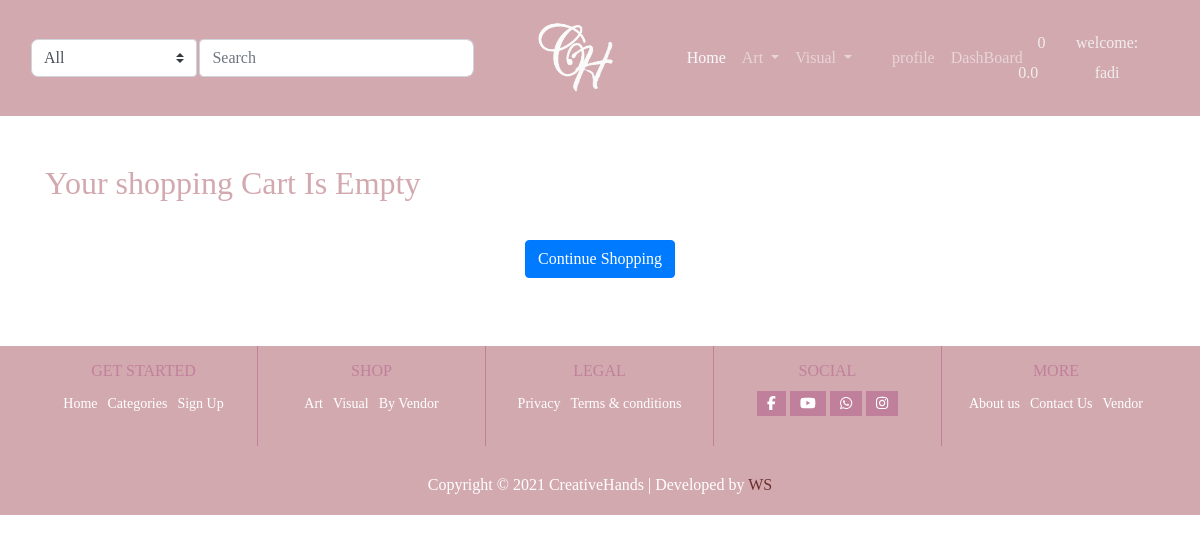
Before: /cart/ (signed in) with the older database file.
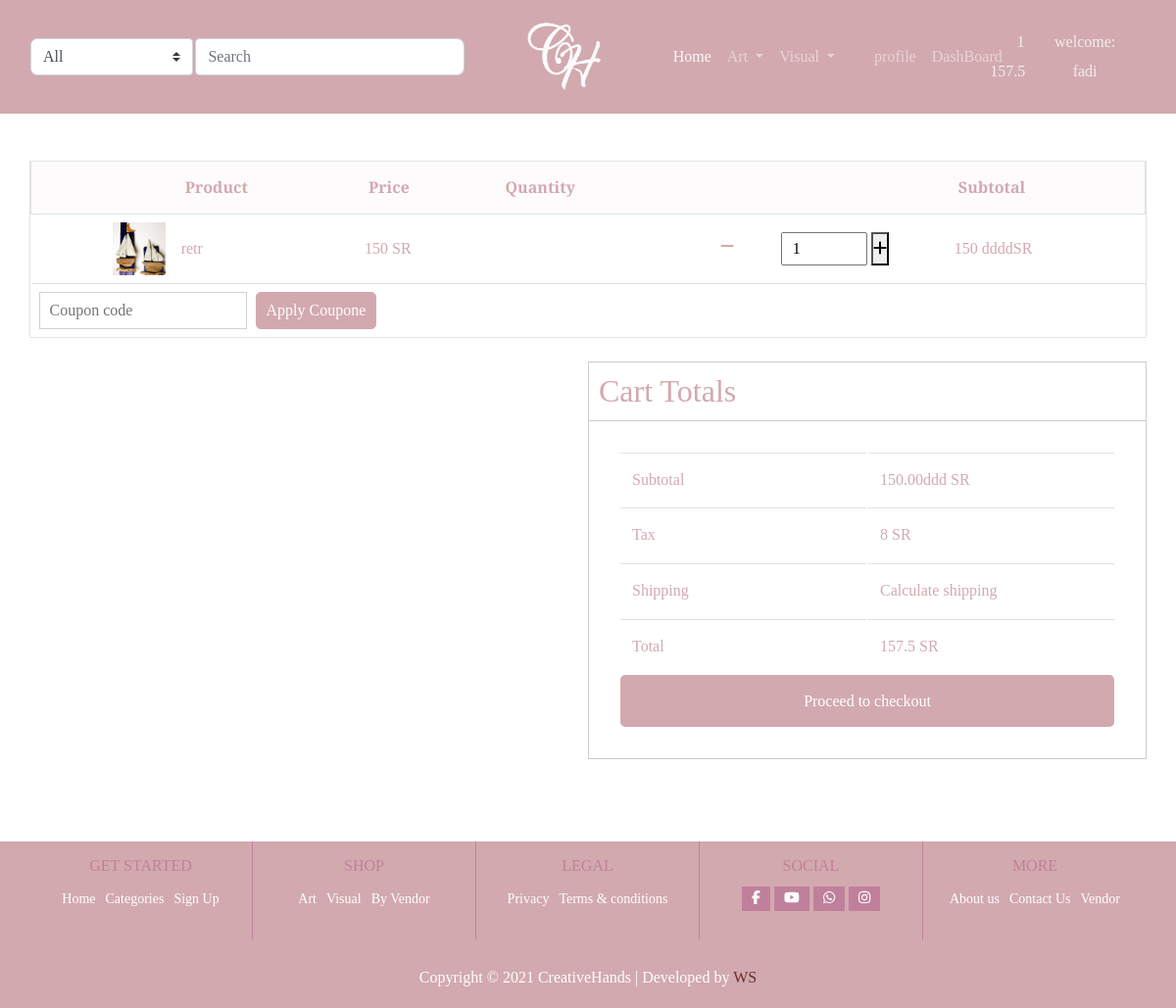
After: the same page with the newer database file.
### cart/models.py (models this page shows, shortened)
class CartItems(models.Model):
    user = models.ForeignKey(Account,on_delete=models.CASCADE,null=True)
    product = models.ForeignKey(Product, on_delete=models.CASCADE)
    variations = models.ManyToManyField(Variation,blank=True)
    cart = models.ForeignKey(Cart, on_delete=models.CASCADE,null=True) # foreignkey  Cart with cart_id
    quantity = models.IntegerField()
    def __str__(self):
        return str(self.product)

### product/models.py (models this page shows, shortened)
class Product(models.Model):
    user = models.ForeignKey(User, null=True, on_delete=models.SET_NULL)
    PRDName = models.CharField(max_length=75)
    PRDVandor_Name = models.CharField(max_length=75)
    PRDCategory = models.ForeignKey('Category', on_delete=models.CASCADE, blank=True, null=True)
    PRDIMG = models.ImageField(upload_to='', blank=True, null=True)
    PRDDec = models.TextField(max_length=500)
    PRDBrand = models.ForeignKey('settings.Brand', on_delete=models.CASCADE, blank=True, null=True)
    PRDPrice = models.DecimalField(max_digits=5, decimal_places=2)
    PRDCost = models.DecimalField(max_digits=5, decimal_places=2)
    PRDDisc = models.DecimalField(max_digits=5, decimal_places=2)
    PRDSlug = models.SlugField(blank=True, null=True, allow_unicode=True)
    PRDCreated = models.DateTimeField()
    PRDISNew = models.BooleanField(default=False)
    PRDISbest = models.BooleanField(default=False)
    stock = models.IntegerField(default=0)
    tax = models.DecimalField(max_digits=2, decimal_places=2, default=0.05)
    on_sale = models.BooleanField(default=False)
    sale_date = models.BooleanField(default=True)
    on_sale_start = models.DateField(null=True, blank=True)
    on_sale_ends = models.DateField(null=True, blank=True)
    approved = models.BooleanField(default=False)
    featured = models.BooleanField(default=False)
    limited_products = models.BooleanField(default=False)
    added_date = models.DateTimeField(auto_now_add=True, null=True)
    update_date = models.DateTimeField(auto_now_add=True, null=True)
    weight = models.IntegerField(default=0, null=True)
    length = models.DecimalField(decimal_places=2, default=0, max_digits=100)
    height = models.DecimalField(decimal_places=2, default=0, max_digits=100)
    width = models.DecimalField(decimal_places=2, default=0, max_digits=100)
    def __str__(self):
        return self.PRDName
    def get_absolute_url(self):
        return reverse('products:pro_detail', kwargs={"slug": self.PRDSlug})

### cart/views.py (the view)
# urls.py: path('', views.CartView, name='cart_item'),                           # to home page or display all products
def CartView(request, total=0, quantity=0, tax=0, cart_items=None):
    try:
        tax = 0
        if request.user.is_authenticated:
            cart_items = CartItems.objects.filter(user=request.user)
        else:
            cart = Cart.objects.get(cart_id=_cart_id(request))
            cart_items = CartItems.objects.filter(cart=cart)
        for cart_item in cart_items:
            total += (cart_item.product.PRDPrice * cart_item.quantity)
            quantity += cart_item.quantity
            tax += (total) * (cart_item.product.tax)
            print(total,"dklslfkds")
        total_tex = (total + tax)
    except ObjectDoesNotExist:
        total_tex = (total + tax)
    context = {
        'cart_items': cart_items,
        'quantity': quantity,
        'total': total,
        'tax': tax,
        'total_tex': total_tex,
    }
    return render(request, 'cart.html', context)

### cart/context_processos.py (called while the page is built)
def counter(request):
    cart_count = 0  # var coz counter number on  cart
    if 'admin' in request.path:  # request path if admin can you though data to return see anything
        return {}
    else:
        try:
            cart = Cart.objects.filter(cart_id=_cart_id(request))
            if request.user.is_authenticated:
                cart_items = CartItems.objects.all().filter(user=request.user)
            else:
                cart_items = CartItems.objects.all().filter(cart=cart[:1])
            for cart_item in cart_items:
                cart_count += cart_item.quantity
        except Cart.DoesNotExist:
            cart_count = 0
    return dict(cart_count=cart_count)

### cart/views.py (called while the page is built)
def _cart_id(request):  # creat session id to cart
    cart = request.session.session_key
    if not cart:
        request.session.create()  # create new session
    return cart

### product/context_processors.py (called while the page is built)
def menu_links(request):
    links = Category.objects.all()
    return dict(links=links)

### product/models.py (called while the page is built)
    def get_url(self):
        return reverse('products:category_slug', args={self.slug})

    def __str__(self):
        return self.CATName

### cart/templates/cart.html (shortened to what the changed rows need)
<!DOCTYPE html>
{% extends 'product/base.html' %}
{% load static %}
{% block  body %}
<body class="body-class">
<section class="cart-section my-5">
    <div class="container">
        {% if not cart_items %}
        <h2> Your shopping Cart Is Empty</h2>
        <br>
        <div class="text-center">
            <a href="{% url 'products:pro_list' %}"class="btn btn-primary">
                Continue Shopping
            </a>
        </div>
        {% else %}
        <div class="row">
            <div class="table-responsive">
                <table class="table">
                    <thead class="m-none">
                        <tr>
                            <th></th>
                        <th></th>
                        <th>Product</th>
                        <th>Price</th>
                        <th>Quantity</th>
                        <th>Subtotal</th>
                        </tr>
                    </thead>
                    {% for item in cart_items %}
                    <tbody>
                       <tr>
                           <td><a href="{% url 'cart:remove_cart_item' item.product.id item.id %}" class="remove"> <i class="fal fa-times-circle"></i></a></td>
                           <td class="product-img m-none"><a href=""><img class="img-fluid" src="{{ item.product.PRDIMG.url}}" alt=""></a></td>
                           <td>
                               <a href="{{ item.product.get_absolute_url}}" class="product-title">
                                   {{ item }}                               </a>
                           </td>
                           <td>
                               <span class="price-amount amount">
                                   <bdi>{{item.product.PRDPrice |floatformat:0}}</bdi>
                                   <span class="price-simbole">
                                       SR
                                   </span>
                               </span>
                 <td>
<div class="col">
    <div class="row">
        <div class="col-md-6">
        </div>
                               <a href="{% url 'cart:remove_cart' item.product.id item.id %}" > <span class="mr-5"><i class="fa fa-minus"></i>  </span> </a>
                               <form action="{% url 'cart:add_cart' item.product.id %}" method="POST">
                                  <input class="to" type="text" value="{{item.quantity}}" title="qty" min="0" max="5" size="6" placeholder="" inputmode="numeric">
                                <button type="submit" value="v"><input type="hidden"><i class="fa fa-plus" aria-hidden="true"></i>
 </button>
                               </form>
                                        </div>
</div>
                           </td>
                              <td>
                               <span class="sub-total">
                                   <bdi>
                                       {{ item.product.PRDPrice | floatformat:0}} ddddSR
                                   </bdi>
                               </span>
                           </td>
                       </tr>
                       <tr>
                           <td colspan="6">
                               <form method="POST" action="">
                                   <div class="coupon-section">
                                       <input name class="coupone" type="text" placeholder="Coupon code">
                                       <button type="submit" class="coupon-btn">Apply Coupone</button>
                                   </div>
                               </form>
                           </td>
                       </tr>
                    </tbody>
                    {% endfor %}
                </table>
            </div>
            <div class="cart-total-section container">
               <div class="row mt-4">
                   <div class="col-lg-6 offset-lg-6 col-md-12">
                    <h2 class="cart-total">Cart Totals</h2>
                    <table class="table shipping-table">
                        <tbody>
                            <tr>
                                <td class="m-none">Subtotal</td>
                                <td>
                                    <bdi>
                                        {{ total  }}ddd
                                        <span class="currency-symbol">
                                            SR
                                        </span>
                                    </bdi>
                                </td>
                            </tr>
                             <tr>
                                <td class="m-none">Tax</td>
                                <td>
                                    <bdi>
                                         {{ tax |floatformat:0 }}
                                        <span class="currency-symbol">
                                            SR
                                        </span>
                                    </bdi>
                                </td>
                            </tr>
                            <tr>
                                <td class="m-none">Shipping</td>
                                <td>
                                    <a class="shipping-btn" href="#">Calculate shipping</a>
                                </td>
                            </tr>
                            <tr>
                                <td class="m-none">Total</td>
                                <td>
                                    <bdi>
                                         {{ total_tex |floatformat:1 }}
                                        <span class="currency-symbol">
                                            SR
                                        </span>
                                    </bdi>
                                </td>
                            </tr>
                            <tr class="process-btn">
                                <td colspan="2" class="checkout-btn-td">
                                    <a href="{% url 'cart:checkout' %}" class="process-checkout-btn">Proceed to checkout</a>
                                </td>
                            </tr>
                        </tbody>
                    </table>
               </div>
               </div>
            </div>
        </div>
        {% endif %}
    </div>
</section>
</body>
{% endblock  %}

### product/templates/product/base.html (shortened to what the changed rows need)
<!DOCTYPE html>
{% load static %}
<html lang="en">
<head>
        <link rel="stylesheet" href="{% static 'css/woocommerce.min.css' %} ">
    <link rel="stylesheet" href="{% static 'css/animate.min.css' %}">
    <link rel="stylesheet" href="{% static 'css/aos2.3.4.css' %}">
    <link rel="stylesheet" href="{% static 'css/linearicons.css' %}">
    <link rel="stylesheet" href="{% static 'css/elementor-icons.min.css' %}">
    <link rel="stylesheet" href="{% static 'css/fontawesome.css' %}">
    <link rel="stylesheet" href="{% static 'css/owl.theme.default.min.css' %}">
    <link rel="stylesheet" href="{% static 'css/slick.min.css' %}">
    <link rel="stylesheet" href="{% static 'css/owl.carousel.css' %}">
    <link rel="stylesheet" href="{% static 'css/bootstrap.min.css' %} ">
    <link rel="stylesheet" href="{% static 'css/woocommerce.min.css' %} ">
    <link rel="stylesheet" href="{% static 'css/style.css' %} ">
</head>
<nav class="navbar navbar-expand-lg navbar-dark bg-brand pr-5">
    <div class="navbar-nav col-lg-5 col-sm-12 order-lg-2" style="margin: 20px 0">
        <div class="container-fluid p-0 justify-content-center">
            <div class="navbar-nav col-4 col-lg-3 order-lg-2 justify-content-center text-center p-0 cart-info " id="cart-info">
                <a href="{% url 'cart:checkout'%}" class="nav-item " data-toggle="modal" data-target="#cartModal">
                    <span class="price  ">{{cart_count}}</span>
                    <br>
                    <span class="price">  {{ total_tex |floatformat:1 }}
  </span>
                    <i class="fas fa-shopping-basket" style="font-size: 20px" data-toggle="modal"
                       data-target="#cartModal" value="5">
                    </i>
                </a>
            </div>
        </div>
    </div>
</nav>
{% block body %}
{% endblock %}
</html>

Changed rows visible on the page:
added CartItems: product.PRDIMG (picture), product.PRDName "retr", product.PRDPrice "150", quantity "1"
Other visible differences:
{{ cart_count }}: "0" → "1"
{{ total_tex |floatformat:1 }}: "0.0" → "157.5"
{{ total }}: (not shown) → "150.00"
{{ tax |floatformat:0 }}: (not shown) → "8"
{{ total_tex |floatformat:1 }}: (not shown) → "157.5"
text no longer shown: "Your shopping Cart Is Empty Continue Shopping"
text now shown: "Product Price Quantity Subtotal Cart Totals Subtotal ddd SR Tax SR Shipping Calculate shipping Total SR Proceed to checkout"
